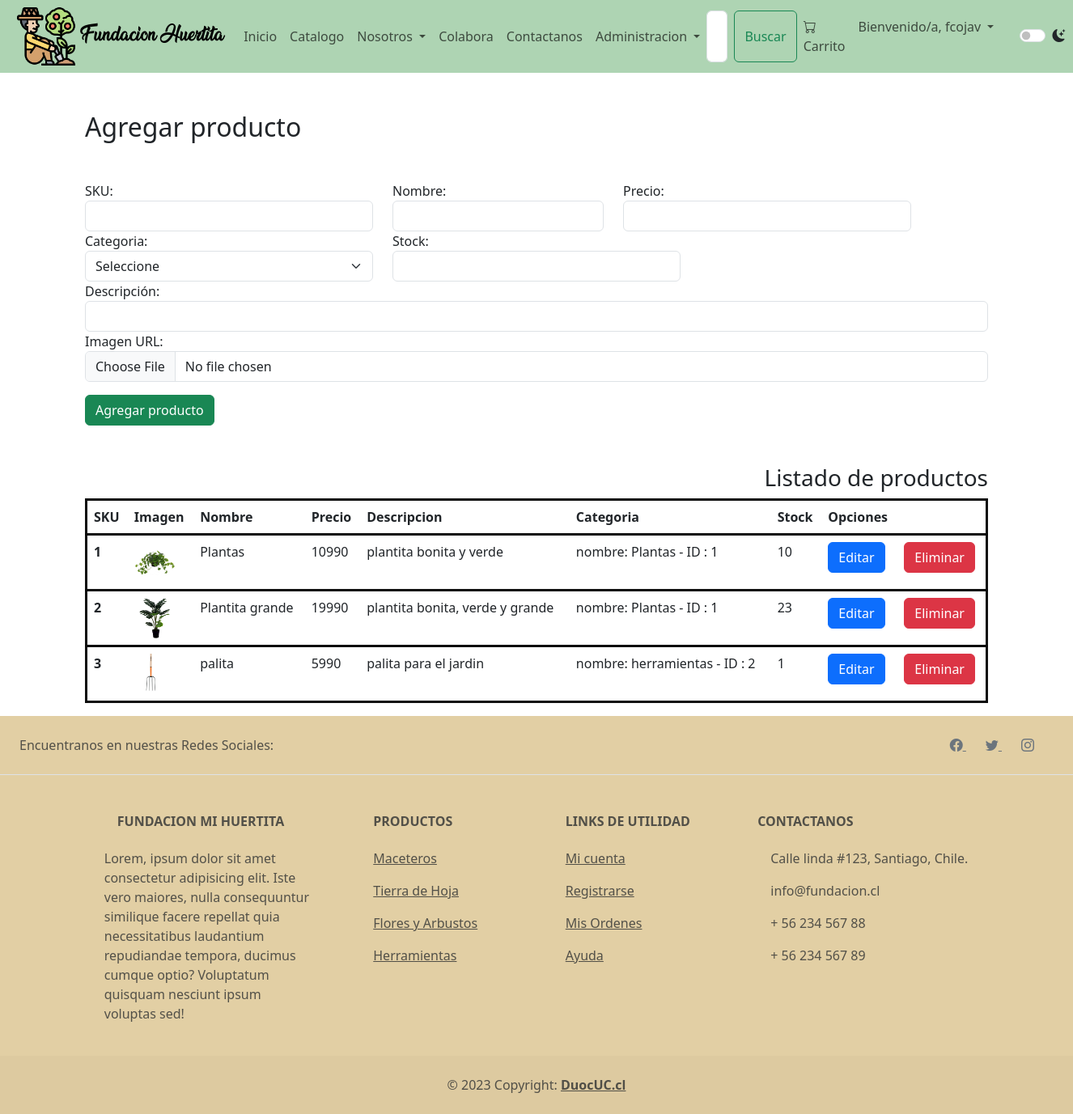
The page /agregarProductos (signed in) on the database its author committed.
### apps/webHuertita/models.py (models this page shows, shortened)
class Usuario(AbstractUser):
    username = models.CharField(max_length=15, null=False)
    rut = models.CharField(max_length=10, primary_key=True)
    nombre = models.CharField(max_length=50, null=True)
    appaterno = models.CharField(max_length=50, null=True)
    apmaterno = models.CharField(max_length=50, null=True)
    genero = models.ForeignKey(Genero, on_delete=models.CASCADE,max_length=50, null=True)
    correo = models.EmailField(max_length=80, null=True)
    telefono = models.IntegerField(blank=True, null=True)
    celular = models.IntegerField(blank=True, null=True)
    contraseña = models.CharField(max_length=30, null=False)
    direccion = models.CharField(max_length=50, null=False)
    numero = models.IntegerField(blank=True, null=True)
    depto = models.IntegerField(blank=True, null=True)
    region = models.CharField(max_length=60, blank=True, null=True)
    ciudad = models.CharField(max_length=60, blank=True, null=True)
    comuna = models.CharField(max_length=60,blank=True, null=True)
    fecha_creacion = models.DateField(auto_now_add=True)
    img_perf = models.ImageField(upload_to='imagenesPerfiles')

class Producto(models.Model):
    id_producto = models.IntegerField(primary_key=True)
    nombre = models.CharField(max_length=50, null=False)
    precio = models.IntegerField(null=False)
    categoria_id = models.ForeignKey(Categoria,on_delete=models.CASCADE)
    stock = models.IntegerField(null=False)
    descripcion = models.CharField(max_length=150, null=False)
    img_url = models.ImageField(upload_to='imagenesProducto')
    fecha_agregar = models.DateField(auto_now_add=True)

class Categoria(models.Model):
    id_categoria = models.IntegerField(primary_key=True)
    nombre_categoria = models.CharField(max_length=50, null=False)
    def __str__(self):
        txt = "nombre: {0} - ID : {1}"
        return txt.format(self.nombre_categoria, self.id_categoria)

### apps/webHuertita/views.py (the view)
# urls.py: path('agregarProductos',views.cargarAgregarProducto),
@login_required(login_url='login')
def cargarAgregarProducto(request):
    categorias  = Categoria.objects.all()
    productos = Producto.objects.all()
    return render(request,"agregarProductos.html", {"cate":categorias, "prod":productos})

### apps/webHuertita/context_processor.py (called while the page is built)
def total_carrito(request):
    total = 0
    if request.user.is_authenticated:
        if "carrito" in request.session.keys():
            for key, value in request.session["carrito"].items():
                total += int(value["acumulado"])
    return {"total_carrito": total}

### apps/webHuertita/templates/agregarProductos.html (shortened to what this page needs)
{% extends './base.html' %}
{% load static %}
{% block body %}
<div class="container mt-5 mb-5">
    <h2 class="mb-5">Agregar producto</h2>
    <form id="formProductoAgregar" action="/agregarProd" method="POST" enctype="multipart/form-data"> {% csrf_token %}
        <div class="row">
            <div class="col-md-4">
                <label for="txtSku">SKU:</label>
                <input name="txtSku" id="txtSku" type="text" class="form-control">
            </div>
            <div class="col-md-3">
                <label for="txtNombre">Nombre:</label>
                <input name="txtNombre" id="txtNombre" type="text" class="form-control">
            </div>
            <div class="col-md-4">
                <label for="txtPrecio">Precio:</label>
                <input name="txtPrecio" id="txtPrecio" type="text" class="form-control">
            </div>
            <div class="col-md-4">
                <label for="cmbCategoria">Categoria:</label>
                <select name="cmbCategoria" class="form-select" aria-label="Default select example">
                    <option disabled selected value="null">Seleccione</option>
                  </select>
            </div>
            <div class="col-md-4">
                <label for="txtStock">Stock:</label>
                <input name="txtStock" id="txtStock" type="text" class="form-control">
            </div>
            <div class="col-md-12">
                <label for="txtDescripcion">Descripción:</label>
                <input name="txtDescripcion" id="txtDescripcion" type="text" class="form-control">
            </div>
            <div class="col-md-12">
                <label for="txtImg">Imagen URL:</label>
                <input name="txtImg" id="txtImg" type="file" class="form-control" accept="image/jpeg, image/png">
            </div>
        </div>
        <button class="btn btn-success mt-3">Agregar producto</button>
    </form>
</div>
<div class="container mt-5">
    <h3>Listado de productos</h3>
    <table id="tablaProducto" class="table">
        <thead>
          <tr>
            <th scope="col">SKU</th>
            <th scope="col">Imagen</th>
            <th scope="col">Nombre</th>
            <th scope="col">Precio</th>
            <th scope="col">Descripcion</th>
            <th scope="col">Categoria</th>
            <th scope="col">Stock</th>
            <th scope="col">Opciones</th>
        </tr>
        </thead>
        <tbody>
            {% for i in prod %}
          <tr>
            <th scope="row">{{i.id_producto}}</th>
            <td><img src="{{i.img_url.url}}" alt="" height="50"></td>
            <td>{{i.nombre}}</td>
            <td>{{i.precio}}</td>
            <td>{{i.descripcion}}</td>
            <td>{{i.categoria_id}}</td>
            <td>{{i.stock}}</td>
            <td>
                <a href="/editarProducto/{{i.id_producto}}" class="btn btn-primary">Editar</a>
            </td>
            <td>
                <a href="/eliminarProductos/{{i.id_producto}}" class="btn btn-danger">Eliminar</a>
            </td>
          </tr>
          {% endfor %}
        </tbody>
      </table>
</div>
{% endblock %}

### apps/webHuertita/templates/base.html (shortened to what this page needs)
{% load static %}
<!DOCTYPE html>
<html lang="es">
<head>
    <link rel="stylesheet" href="https://cdn.jsdelivr.net/npm/bootstrap-icons@1.10.3/font/bootstrap-icons.css">
    <link href="https://cdn.jsdelivr.net/npm/bootstrap@5.3.0-alpha1/dist/css/bootstrap.min.css" rel="stylesheet">
    <link rel="stylesheet" href="{% static 'CSS/Style.css' %}">
</head>
  <nav class="navbar navbar-expand-lg bg-miColor">
    <div class="container-fluid">
      <img src="{% static 'IMG/main.png' %}" alt="Logo" width="80" height="74" class="d-inline-block align-text-top mx-lg-2" >
        <a class="navbar-brand" href="/index">Fundacion Huertita</a>
        <div class="collapse navbar-collapse" id="navbarSupportedContent">
            <ul class="navbar-nav me-auto mb-2 mb-lg-0">
                <li class="nav-item">
                    <a class="nav-link " aria-current="page" href="/index">Inicio</a>
                </li>
                <li class="nav-item">
                  <a class="nav-link " aria-current="page" href="/catalogo">Catalogo</a>
              </li>
                <li class="nav-item dropdown">
                    <a class="nav-link dropdown-toggle" href="#" role="button" data-bs-toggle="dropdown" aria-expanded="false">
                        Nosotros
                    </a>
                </li>
                <li class="nav-item">
                    <a class="nav-link " aria-current="page" href="/colabora">Colabora</a>
                </li>
                <li class="nav-item">
                    <a class="nav-link " aria-current="page" href="/contactanos">Contactanos</a>
                </li>
    {% if user.is_authenticated and user.is_superuser %}
    <li class="nav-item dropdown">
        <a class="nav-link dropdown-toggle" href="#" role="button" data-bs-toggle="dropdown" aria-expanded="false">
            Administracion
        </a>
    </li>
{% endif %}
            </ul>
            <div class="navbar-nav">
              <form class="d-flex me-auto" role="search">
                  <input class="form-control me-2" type="search" placeholder="Buscar..." aria-label="Buscar">
                  <button id="buscar" class="btn btn-outline-success" type="submit">Buscar</button>
              </form>
              <ul class="navbar-nav ms-auto me-4">
                <div class="navbar-nav">
                  <a class="nav-link" href="#" id="carritoPopover" role="button" data-bs-toggle="popover" data-bs-placement="bottom" data-bs-content="Contenido del carrito">
                    <i class="bi bi-cart"></i> Carrito
                </a>
    </div>
                  {% if user.is_authenticated %}
                      <li class="nav-item dropdown">
                          <a class="nav-link dropdown-toggle" href="#" role="button" data-bs-toggle="dropdown" aria-expanded="false">
                              Bienvenido/a, {{ user.username }}
                          </a>
                      </li>
                  {% endif %}
              </ul>
          </div>
          </div>
          <div class="form-check form-switch">
            <input class="form-check-input" type="checkbox" role="switch" id="modoOscuro">
            <i class="bi bi-moon-stars-fill"></i>
        </div>
          </div>
      </nav>
      {%block body%}
      {% endblock %}
<footer class="text-center text-lg-start text-muted" style="background-color: #e2cfa4;">
  <section class="d-flex justify-content-center justify-content-lg-between p-4 border-bottom">
    <div class="me-5 d-none d-lg-block">
      <span>Encuentranos en nuestras Redes Sociales:</span>
    </div>
    <div>
      <a href="" class="me-4 link-secondary">
        <i class="bi bi-facebook"></i>
      </a>
      <a href="" class="me-4 link-secondary">
        <i class="bi bi-twitter"></i>
      </a>
      <a href="" class="me-4 link-secondary">
        <i class="bi bi-instagram"></i>
      </a>
    </div>
  </section>
  <section class="">
    <div class="container text-center text-md-start mt-5">
      <div class="row mt-3">
        <div class="col-md-3 col-lg-4 col-xl-3 mx-auto mb-4">
          <h6 class="text-uppercase fw-bold mb-4">
            Fundacion Mi huertita
          </h6>
          <p>
            Lorem, ipsum dolor sit amet consectetur adipisicing elit. Iste vero maiores, nulla consequuntur similique facere repellat quia necessitatibus laudantium repudiandae tempora, ducimus cumque optio? Voluptatum quisquam nesciunt ipsum voluptas sed!
          </p>
        </div>
        <div class="col-md-2 col-lg-2 col-xl-2 mx-auto mb-4">
          <h6 class="text-uppercase fw-bold mb-4">
            Productos
          </h6>
          <p>
            <a href="#!" class="text-reset">Maceteros</a>
          </p>
          <p>
            <a href="#!" class="text-reset">Tierra de Hoja</a>
          </p>
          <p>
            <a href="#!" class="text-reset">Flores y Arbustos</a>
          </p>
          <p>
            <a href="#!" class="text-reset">Herramientas</a>
          </p>
        </div>
        <div class="col-md-3 col-lg-2 col-xl-2 mx-auto mb-4">
          <h6 class="text-uppercase fw-bold mb-4">
            Links de Utilidad
          </h6>
          <p>
            <a href="#" class="text-reset">Mi cuenta</a>
          </p>
          <p>
            <a href="#!" class="text-reset">Registrarse</a>
          </p>
          <p>
            <a href="#!" class="text-reset">Mis Ordenes</a>
          </p>
          <p>
            <a href="#!" class="text-reset">Ayuda</a>
          </p>
        </div>
        <div class="col-md-4 col-lg-3 col-xl-3 mx-auto mb-md-0 mb-4">
          <h6 class="text-uppercase fw-bold mb-4">Contactanos</h6>
          <p> Calle linda #123, Santiago, Chile.</p>
          <p>
            info@fundacion.cl
          </p>
          <p> + 56 234 567 88</p>
          <p> + 56 234 567 89</p>
        </div>
      </div>
    </div>
  </section>
  <div class="text-center p-4" style="background-color: rgba(0, 0, 0, 0.025);">
    © 2023 Copyright:
    <a class="text-reset fw-bold" href="#">DuocUC.cl</a>
  </div>
</footer>
</body>
</html>

### apps/webHuertita/static/CSS/Style.css (style rules this page uses)
.navbar-brand { font-family: miFuente; }
.bg-miColor { background-color: rgb(174, 212, 179); }
.navbar { height: 50%; }
tr { color: black; border: solid; border-color: rgb(12, 12, 12); }
#imgNasa h1, h3, h5 { justify-content: flex-end; flex-direction: row; display: flex; }
table { width: 100%; border-collapse: collapse; }

### rows shown on the page
Usuario: username "fcojav"
Producto: id_producto "1", img_url (picture), nombre "Plantas", precio "10990", descripcion "plantita bonita y verde", categoria_id "nombre: Plantas - ID : 1", stock "10"
Producto: id_producto "2", img_url (picture), nombre "Plantita grande", precio "19990", descripcion "plantita bonita, verde y grande", categoria_id "nombre: Plantas - ID : 1", stock "23"
Producto: id_producto "3", img_url (picture), nombre "palita", precio "5990", descripcion "palita para el jardin", categoria_id "nombre: herramientas - ID : 2", stock "1"
